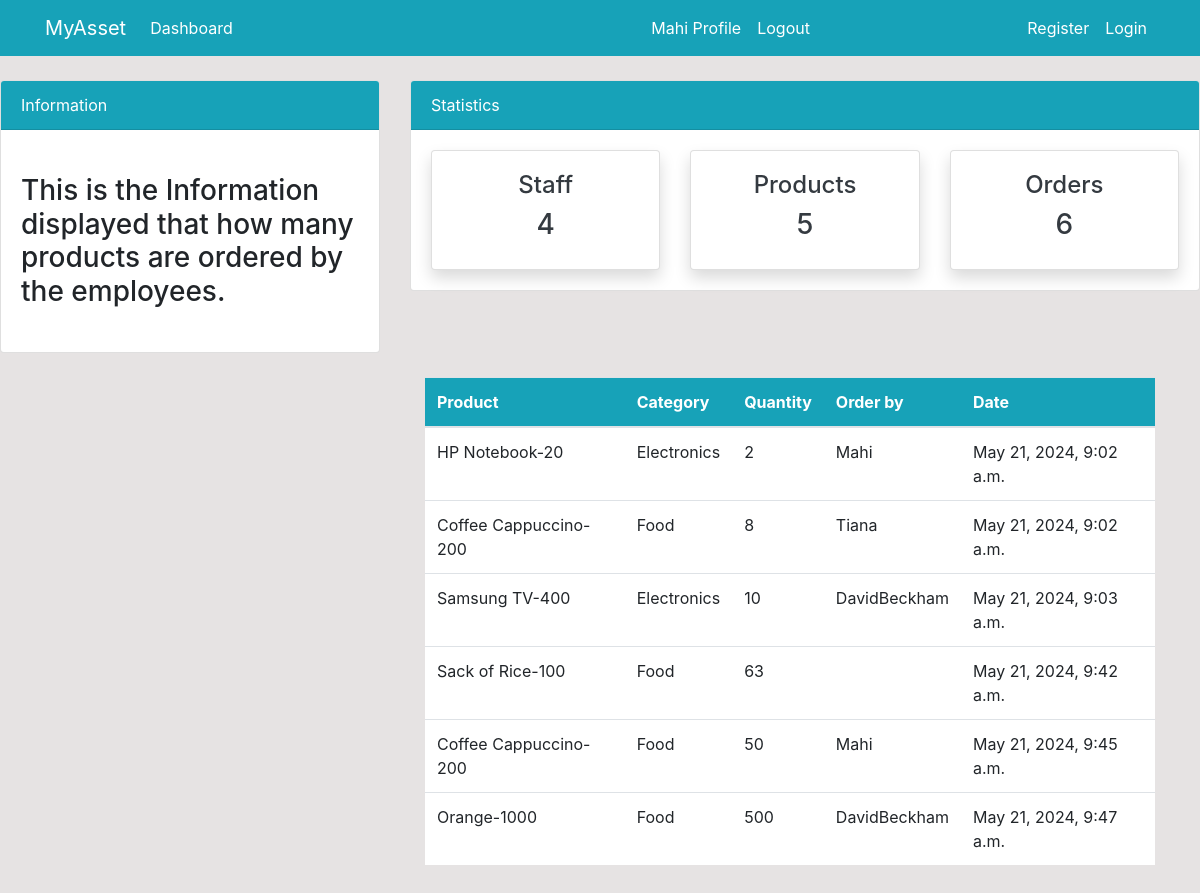
The app's page /order/ (signed in), older data.
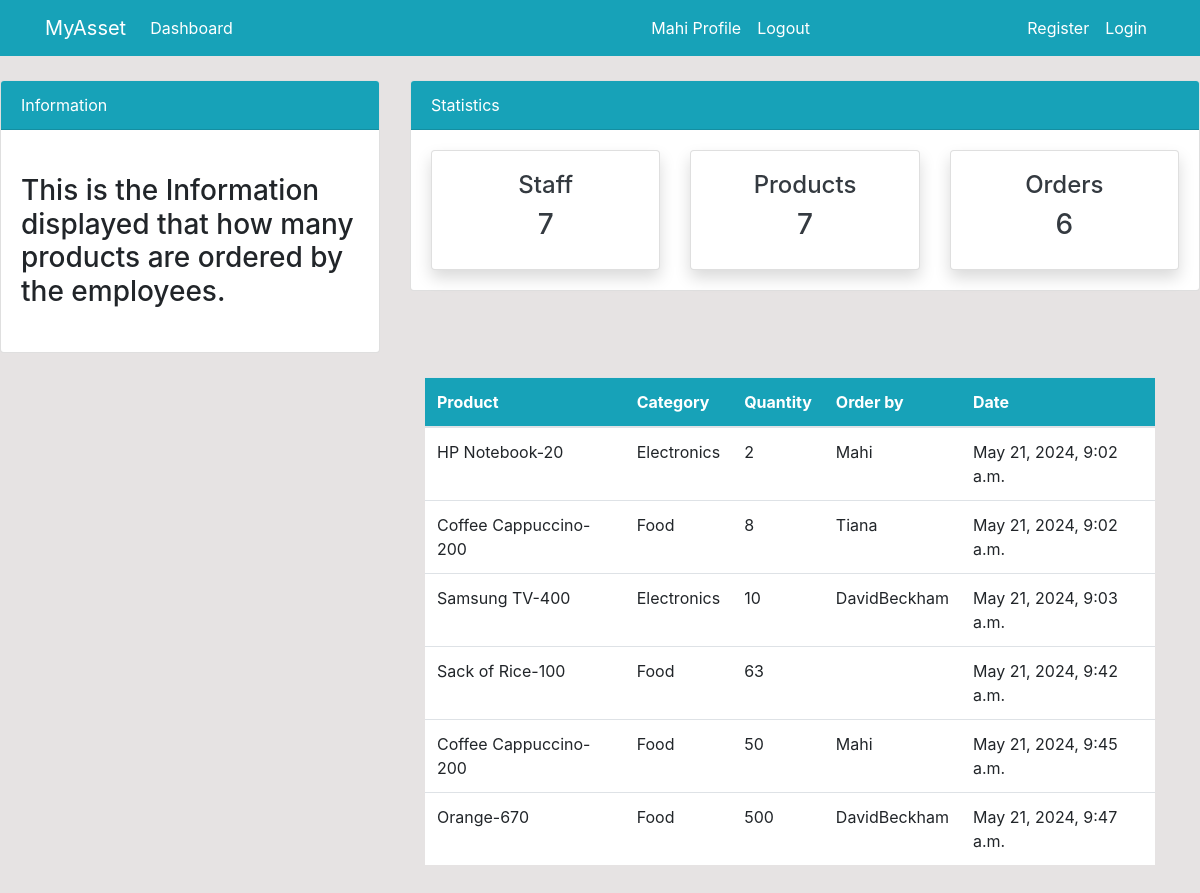
The same page, newer data.
### dashboard/models.py (models this page shows, shortened)
class Order(models.Model):
    product = models.ForeignKey(Product, on_delete=models.CASCADE, null=True)
    staff = models.ForeignKey(User, models.CASCADE, null=True)
    order_quantity = models.PositiveIntegerField(null=True)
    date = models.DateTimeField(auto_now_add=True)
    class Meta:
      verbose_name_plural = 'Order'

class Product(models.Model):
    name= models.CharField(max_length=100, null=True)
    category = models.CharField(max_length=20, choices=CATEGORY, null=True)
    quantity = models.PositiveIntegerField(null=True)
    class Meta:
      verbose_name_plural = 'Product'
    def __str__(self):
        return f'{self.name}-{self.quantity}'

### dashboard/views.py (the view)
# urls.py: path('order/', views.order, name='dashboard-order'),
@login_required(login_url='user-login')
def order(request):
    orders = Order.objects.all()
    orders_count = orders.count()
    workers_count = User.objects.all().count()
    product_count = Product.objects.all().count()
    context = {
        'orders':orders,
        'workers_count': workers_count,
        'orders_count': orders_count,
        'product_count': product_count
    }
    return render(request, 'dashboard/order.html', context)

### templates/dashboard/order.html (shortened to what this page needs)
{% extends 'partials/base.html' %}
{% block content %}
{% include 'partials/topnav.html' %}
    <div class="container">
        <div class="row my-4">
            <div class="col-md-4">
            </div>
            <div class="col-md-8">
                <table class="table bg-white">
                    <thead class="bg-info">
                        <tr class="text-white">
                            <th scope="col">Product</th>
                            <th scope="col">Category</th>
                            <th scope="col">Quantity</th>
                            <th scope="col">Order by</th>
                            <th scope="col">Date</th>
                        </tr>
                    </thead>
                    <tbody>
                        {% for orders in orders %}
                        <tr>
                            <td>{{ orders.product }}</td>
                            <td>{{ orders.product.category }}</td>
                            <td>{{ orders.order_quantity }}</td>
                            <td>{{ orders.staff.username }}</td>
                            <td>{{ orders.date }}</td>
                        </tr>
                        {% endfor %}
                    </tbody>
                </table>
            </div>
        </div>
    </div>
{% endblock  %}

Row changes from the older to the newer data that the page shows:
changed through a linked row, Order: product "Orange-1000" → "Orange-670"
Text that changed along with them:
{{ workers_count }}: "4" → "7"
{{ product_count }}: "5" → "7"
